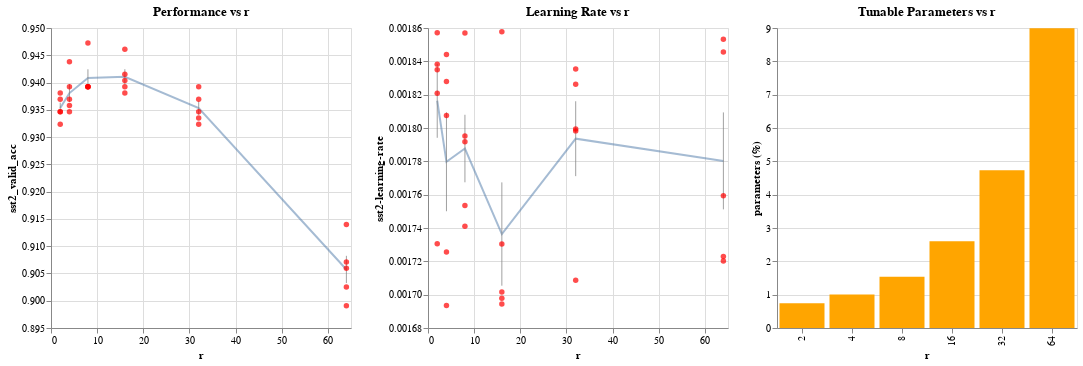

Notebook cell for this chart:
### Code cell
graphs = []
for field, title in [('sst2_valid_acc', 'Performance vs r'), ('sst2-learning-rate', 'Learning Rate vs r')]:
    summary = alt.Chart(topk_df, title=title).mark_line(opacity=0.5).encode(
        x = alt.X('r:Q'),
        y = alt.Y(f'mean({field}):Q', scale=alt.Scale(zero=False))
    )
    std = summary.mark_errorbar(color='grey', opacity=0.75).encode(
        y = alt.Y(f'{field}:Q', scale=alt.Scale(zero=False))
    )
    individual_points = std.mark_circle(color='red')

    graphs.append(summary + std + individual_points)

learnable_chart = alt.Chart(learnable_df, title='Tunable Parameters vs r', width=300).mark_bar(color='orange').encode(
    x = alt.X('r:O'),
    y = alt.Y('relative_percent:Q', title='parameters (%)')
)
    
alt.hconcat(*graphs, learnable_chart)

### Figure 1 — Vega-Lite specification as saved in the notebook (floating-point values rounded to 4 significant figures)
{"config": {"view": {"continuousWidth": 300, "continuousHeight": 300}}, "hconcat": [{"layer": [{"mark": {"type": "line", "opacity": 0.5}, "encoding": {"x": {"field": "r", "type": "quantitative"}, "y": {"aggregate": "mean", "field": "sst2_valid_acc", "scale": {"zero": false}, "type": "quantitative"}}, "title": "Performance vs r"}, {"mark": {"type": "errorbar", "color": "grey", "opacity": 0.75}, "encoding": {"x": {"field": "r", "type": "quantitative"}, "y": {"field": "sst2_valid_acc", "scale": {"zero": false}, "type": "quantitative"}}, "title": "Performance vs r"}, {"mark": {"type": "circle", "color": "red"}, "encoding": {"x": {"field": "r", "type": "quantitative"}, "y": {"field": "sst2_valid_acc", "scale": {"zero": false}, "type": "quantitative"}}, "title": "Performance vs r"}], "data": {"name": "data-73ab60505560ef48e1b2cc67f0e8d3d4"}}, {"layer": [{"mark": {"type": "line", "opacity": 0.5}, "encoding": {"x": {"field": "r", "type": "quantitative"}, "y": {"aggregate": "mean", "field": "sst2-learning-rate", "scale": {"zero": false}, "type": "quantitative"}}, "title": "Learning Rate vs r"}, {"mark": {"type": "errorbar", "color": "grey", "opacity": 0.75}, "encoding": {"x": {"field": "r", "type": "quantitative"}, "y": {"field": "sst2-learning-rate", "scale": {"zero": false}, "type": "quantitative"}}, "title": "Learning Rate vs r"}, {"mark": {"type": "circle", "color": "red"}, "encoding": {"x": {"field": "r", "type": "quantitative"}, "y": {"field": "sst2-learning-rate", "scale": {"zero": false}, "type": "quantitative"}}, "title": "Learning Rate vs r"}], "data": {"name": "data-73ab60505560ef48e1b2cc67f0e8d3d4"}}, {"data": {"name": "data-e4736c1e9892f51fa3537c82d09f9a8f"}, "mark": {"type": "bar", "color": "orange"}, "encoding": {"x": {"field": "r", "type": "ordinal"}, "y": {"field": "relative_percent", "title": "parameters (%)", "type": "quantitative"}}, "title": "Tunable Parameters vs r", "width": 300}], "$schema": "https://vega.github.io/schema/vega-lite/v5.8.0.json", "datasets": {"data-73ab60505560ef48e1b2cc67f0e8d3d4": [{"r": 2, "clf-droput": 0.01, "sst2-learning-rate": 0.001835, "TrainingJobName": "r02-231031-1457-001-94e4461a", "TrainingJobStatus": "Completed", "TrainingStartTime": "2023-10-31T14:58:59+01:00", "TrainingEndTime": "2023-10-31T15:09:39+01:00", "TrainingElapsedTimeSeconds": 640.0, "TuningJobName": "r02-231031-1457", "sst2_valid_acc": 0.9381}, {"r": 2, "clf-droput": 0.01, "sst2-learning-rate": 0.00173, "TrainingJobName": "r02-231031-1457-004-f61012e3", "TrainingJobStatus": "Completed", "TrainingStartTime": "2023-10-31T15:38:05+01:00", "TrainingEndTime": "2023-10-31T15:48:44+01:00", "TrainingElapsedTimeSeconds": 639.0, "TuningJobName": "r02-231031-1457", "sst2_valid_acc": 0.9369}, {"r": 2, "clf-droput": 0.1, "sst2-learning-rate": 0.001821, "TrainingJobName": "r02-231031-1457-003-8288c140", "TrainingJobStatus": "Completed", "TrainingStartTime": "2023-10-31T15:25:56+01:00", "TrainingEndTime": "2023-10-31T15:36:40+01:00", "TrainingElapsedTimeSeconds": 644.0, "TuningJobName": "r02-231031-1457", "sst2_valid_acc": 0.9346}, {"r": 2, "clf-droput": 0.1, "sst2-learning-rate": 0.001857, "TrainingJobName": "r02-231031-1457-005-ad6f390c", "TrainingJobStatus": "Completed", "TrainingStartTime": "2023-10-31T15:50:22+01:00", "TrainingEndTime": "2023-10-31T16:02:01+01:00", "TrainingElapsedTimeSeconds": 699.0, "TuningJobName": "r02-231031-1457", "sst2_valid_acc": 0.9346}, {"r": 2, "clf-droput": 0.01, "sst2-learning-rate": 0.001838, "TrainingJobName": "r02-231031-1457-002-1a4dbf24", "TrainingJobStatus": "Completed", "TrainingStartTime": "2023-10-31T15:11:13+01:00", "TrainingEndTime": "2023-10-31T15:22:42+01:00", "TrainingElapsedTimeSeconds": 689.0, "TuningJobName": "r02-231031-1457", "sst2_valid_acc": 0.9323}, {"r": 4, "clf-droput": 0.1, "sst2-learning-rate": 0.001693, "TrainingJobName": "r04-231031-1457-003-e6c0628b", "TrainingJobStatus": "Completed", "TrainingStartTime": "2023-10-31T15:24:07+01:00", "TrainingEndTime": "2023-10-31T15:34:46+01:00", "TrainingElapsedTimeSeconds": 639.0, "TuningJobName": "r04-231031-1457", "sst2_valid_acc": 0.9438}, {"r": 4, "clf-droput": 0.01, "sst2-learning-rate": 0.001726, "TrainingJobName": "r04-231031-1457-002-78ef0c1e", "TrainingJobStatus": "Completed", "TrainingStartTime": "2023-10-31T15:09:23+01:00", "TrainingEndTime": "2023-10-31T15:20:57+01:00", "TrainingElapsedTimeSeconds": 694.0, "TuningJobName": "r04-231031-1457", "sst2_valid_acc": 0.9392}, {"r": 4, "clf-droput": 0.0, "sst2-learning-rate": 0.001844, "TrainingJobName": "r04-231031-1457-005-71c1ab19", "TrainingJobStatus": "Completed", "TrainingStartTime": "2023-10-31T15:50:56+01:00", "TrainingEndTime": "2023-10-31T15:59:40+01:00", "TrainingElapsedTimeSeconds": 524.0, "TuningJobName": "r04-231031-1457", "sst2_valid_acc": 0.9369}, {"r": 4, "clf-droput": 0.1, "sst2-learning-rate": 0.001808, "TrainingJobName": "r04-231031-1457-006-c7b33dad", "TrainingJobStatus": "Completed", "TrainingStartTime": "2023-10-31T16:01:22+01:00", "TrainingEndTime": "2023-10-31T16:12:01+01:00", "TrainingElapsedTimeSeconds": 639.0, "TuningJobName": "r04-231031-1457", "sst2_valid_acc": 0.9358}, {"r": 4, "clf-droput": 0.01, "sst2-learning-rate": 0.001828, "TrainingJobName": "r04-231031-1457-007-c9586b83", "TrainingJobStatus": "Completed", "TrainingStartTime": "2023-10-31T16:13:46+01:00", "TrainingEndTime": "2023-10-31T16:25:25+01:00", "TrainingElapsedTimeSeconds": 699.0, "TuningJobName": "r04-231031-1457", "sst2_valid_acc": 0.9346}, {"r": 8, "clf-droput": 0.01, "sst2-learning-rate": 0.001792, "TrainingJobName": "r08-231031-1457-006-4e903bb7", "TrainingJobStatus": "Completed", "TrainingStartTime": "2023-10-31T16:07:22+01:00", "TrainingEndTime": "2023-10-31T16:20:27+01:00", "TrainingElapsedTimeSeconds": 785.0, "TuningJobName": "r08-231031-1457", "sst2_valid_acc": 0.9472}, {"r": 8, "clf-droput": 0.1, "sst2-learning-rate": 0.001741, "TrainingJobName": "r08-231031-1457-007-1d380729", "TrainingJobStatus": "Completed", "TrainingStartTime": "2023-10-31T16:22:47+01:00", "TrainingEndTime": "2023-10-31T16:33:26+01:00", "TrainingElapsedTimeSeconds": 639.0, "TuningJobName": "r08-231031-1457", "sst2_valid_acc": 0.9392}, {"r": 8, "clf-droput": 0.1, "sst2-learning-rate": 0.001857, "TrainingJobName": "r08-231031-1457-005-690febea", "TrainingJobStatus": "Completed", "TrainingStartTime": "2023-10-31T15:55:14+01:00", "TrainingEndTime": "2023-10-31T16:05:54+01:00", "TrainingElapsedTimeSeconds": 640.0, "TuningJobName": "r08-231031-1457", "sst2_valid_acc": 0.9392}, {"r": 8, "clf-droput": 0.01, "sst2-learning-rate": 0.001795, "TrainingJobName": "r08-231031-1457-002-d22c3d4d", "TrainingJobStatus": "Completed", "TrainingStartTime": "2023-10-31T15:13:40+01:00", "TrainingEndTime": "2023-10-31T15:25:29+01:00", "TrainingElapsedTimeSeconds": 709.0, "TuningJobName": "r08-231031-1457", "sst2_valid_acc": 0.9392}, {"r": 8, "clf-droput": 0.1, "sst2-learning-rate": 0.001754, "TrainingJobName": "r08-231031-1457-001-90e70951", "TrainingJobStatus": "Completed", "TrainingStartTime": "2023-10-31T14:59:05+01:00", "TrainingEndTime": "2023-10-31T15:12:04+01:00", "TrainingElapsedTimeSeconds": 779.0, "TuningJobName": "r08-231031-1457", "sst2_valid_acc": 0.9392}, {"r": 16, "clf-droput": 0.1, "sst2-learning-rate": 0.001702, "TrainingJobName": "r16-231031-1457-003-f34a6849", "TrainingJobStatus": "Completed", "TrainingStartTime": "2023-10-31T15:26:02+01:00", "TrainingEndTime": "2023-10-31T15:37:31+01:00", "TrainingElapsedTimeSeconds": 689.0, "TuningJobName": "r16-231031-1457", "sst2_valid_acc": 0.9461}, {"r": 16, "clf-droput": 0.01, "sst2-learning-rate": 0.001858, "TrainingJobName": "r16-231031-1457-007-03e3a57a", "TrainingJobStatus": "Completed", "TrainingStartTime": "2023-10-31T16:18:02+01:00", "TrainingEndTime": "2023-10-31T16:29:36+01:00", "TrainingElapsedTimeSeconds": 694.0, "TuningJobName": "r16-231031-1457", "sst2_valid_acc": 0.9415}, {"r": 16, "clf-droput": 0.1, "sst2-learning-rate": 0.00173, "TrainingJobName": "r16-231031-1457-006-282fdb19", "TrainingJobStatus": "Completed", "TrainingStartTime": "2023-10-31T16:05:43+01:00", "TrainingEndTime": "2023-10-31T16:16:22+01:00", "TrainingElapsedTimeSeconds": 639.0, "TuningJobName": "r16-231031-1457", "sst2_valid_acc": 0.9404}, {"r": 16, "clf-droput": 0.1, "sst2-learning-rate": 0.001694, "TrainingJobName": "r16-231031-1457-001-65bd80dd", "TrainingJobStatus": "Completed", "TrainingStartTime": "2023-10-31T14:59:08+01:00", "TrainingEndTime": "2023-10-31T15:10:19+01:00", "TrainingElapsedTimeSeconds": 671.0, "TuningJobName": "r16-231031-1457", "sst2_valid_acc": 0.9392}, {"r": 16, "clf-droput": 0.01, "sst2-learning-rate": 0.001698, "TrainingJobName": "r16-231031-1457-004-c6f38399", "TrainingJobStatus": "Completed", "TrainingStartTime": "2023-10-31T15:41:16+01:00", "TrainingEndTime": "2023-10-31T15:51:56+01:00", "TrainingElapsedTimeSeconds": 640.0, "TuningJobName": "r16-231031-1457", "sst2_valid_acc": 0.9381}, {"r": 32, "clf-droput": 0.5, "sst2-learning-rate": 0.001798, "TrainingJobName": "r32-231031-1457-004-013464c1", "TrainingJobStatus": "Completed", "TrainingStartTime": "2023-10-31T15:34:11+01:00", "TrainingEndTime": "2023-10-31T15:50:52+01:00", "TrainingElapsedTimeSeconds": 1001.0, "TuningJobName": "r32-231031-1457", "sst2_valid_acc": 0.9392}, {"r": 32, "clf-droput": 0.1, "sst2-learning-rate": 0.001826, "TrainingJobName": "r32-231031-1457-006-1462b9e9", "TrainingJobStatus": "Completed", "TrainingStartTime": "2023-10-31T16:10:10+01:00", "TrainingEndTime": "2023-10-31T16:23:20+01:00", "TrainingElapsedTimeSeconds": 790.0, "TuningJobName": "r32-231031-1457", "sst2_valid_acc": 0.9369}, {"r": 32, "clf-droput": 0.0, "sst2-learning-rate": 0.001835, "TrainingJobName": "r32-231031-1457-005-96a3e994", "TrainingJobStatus": "Completed", "TrainingStartTime": "2023-10-31T15:54:45+01:00", "TrainingEndTime": "2023-10-31T16:07:45+01:00", "TrainingElapsedTimeSeconds": 780.0, "TuningJobName": "r32-231031-1457", "sst2_valid_acc": 0.9346}, {"r": 32, "clf-droput": 0.5, "sst2-learning-rate": 0.001799, "TrainingJobName": "r32-231031-1457-003-36a804c7", "TrainingJobStatus": "Completed", "TrainingStartTime": "2023-10-31T15:23:45+01:00", "TrainingEndTime": "2023-10-31T15:32:25+01:00", "TrainingElapsedTimeSeconds": 520.0, "TuningJobName": "r32-231031-1457", "sst2_valid_acc": 0.9335}, {"r": 32, "clf-droput": 0.0, "sst2-learning-rate": 0.001709, "TrainingJobName": "r32-231031-1457-002-4180834a", "TrainingJobStatus": "Completed", "TrainingStartTime": "2023-10-31T15:11:25+01:00", "TrainingEndTime": "2023-10-31T15:22:01+01:00", "TrainingElapsedTimeSeconds": 636.0, "TuningJobName": "r32-231031-1457", "sst2_valid_acc": 0.9323}, {"r": 64, "clf-droput": 0.1, "sst2-learning-rate": 0.00172, "TrainingJobName": "r64-231031-1457-006-f769f6a6", "TrainingJobStatus": "Completed", "TrainingStartTime": "2023-10-31T15:52:48+01:00", "TrainingEndTime": "2023-10-31T16:01:31+01:00", "TrainingElapsedTimeSeconds": 523.0, "TuningJobName": "r64-231031-1457", "sst2_valid_acc": 0.914}, {"r": 64, "clf-droput": 0.0, "sst2-learning-rate": 0.001846, "TrainingJobName": "r64-231031-1457-001-8e6351f1", "TrainingJobStatus": "Completed", "TrainingStartTime": "2023-10-31T14:59:18+01:00", "TrainingEndTime": "2023-10-31T15:08:07+01:00", "TrainingElapsedTimeSeconds": 529.0, "TuningJobName": "r64-231031-1457", "sst2_valid_acc": 0.9071}, {"r": 64, "clf-droput": 0.0, "sst2-learning-rate": 0.001723, "TrainingJobName": "r64-231031-1457-005-00ce71df", "TrainingJobStatus": "Completed", "TrainingStartTime": "2023-10-31T15:42:28+01:00", "TrainingEndTime": "2023-10-31T15:51:12+01:00", "TrainingElapsedTimeSeconds": 524.0, "TuningJobName": "r64-231031-1457", "sst2_valid_acc": 0.906}, {"r": 64, "clf-droput": 0.1, "sst2-learning-rate": 0.001759, "TrainingJobName": "r64-231031-1457-002-94b7041e", "TrainingJobStatus": "Completed", "TrainingStartTime": "2023-10-31T15:09:42+01:00", "TrainingEndTime": "2023-10-31T15:20:26+01:00", "TrainingElapsedTimeSeconds": 644.0, "TuningJobName": "r64-231031-1457", "sst2_valid_acc": 0.9025}, {"r": 64, "clf-droput": 0.5, "sst2-learning-rate": 0.001853, "TrainingJobName": "r64-231031-1457-007-e97afe8f", "TrainingJobStatus": "Completed", "TrainingStartTime": "2023-10-31T16:03:01+01:00", "TrainingEndTime": "2023-10-31T16:11:44+01:00", "TrainingElapsedTimeSeconds": 523.0, "TuningJobName": "r64-231031-1457", "sst2_valid_acc": 0.8991}], "data-e4736c1e9892f51fa3537c82d09f9a8f": [{"r": 2, "value": 923900.0, "clf-droput": 0.1, "sst2-learning-rate": 0.001857, "TrainingElapsedTimeSeconds": 780.0, "sst2_valid_acc": 0.9381, "relative_percent": 0.7412}, {"r": 4, "value": 1256000.0, "clf-droput": 0.1, "sst2-learning-rate": 0.001844, "TrainingElapsedTimeSeconds": 700.0, "sst2_valid_acc": 0.9438, "relative_percent": 1.007}, {"r": 8, "value": 1919000.0, "clf-droput": 0.1, "sst2-learning-rate": 0.001857, "TrainingElapsedTimeSeconds": 785.0, "sst2_valid_acc": 0.9472, "relative_percent": 1.54}, {"r": 16, "value": 3246000.0, "clf-droput": 0.1, "sst2-learning-rate": 0.001858, "TrainingElapsedTimeSeconds": 694.0, "sst2_valid_acc": 0.9461, "relative_percent": 2.604}, {"r": 32, "value": 5901000.0, "clf-droput": 0.5, "sst2-learning-rate": 0.001835, "TrainingElapsedTimeSeconds": 1001.0, "sst2_valid_acc": 0.9392, "relative_percent": 4.734}, {"r": 64, "value": 11210000.0, "clf-droput": 0.5, "sst2-learning-rate": 0.001853, "TrainingElapsedTimeSeconds": 644.0, "sst2_valid_acc": 0.914, "relative_percent": 8.993}]}}
